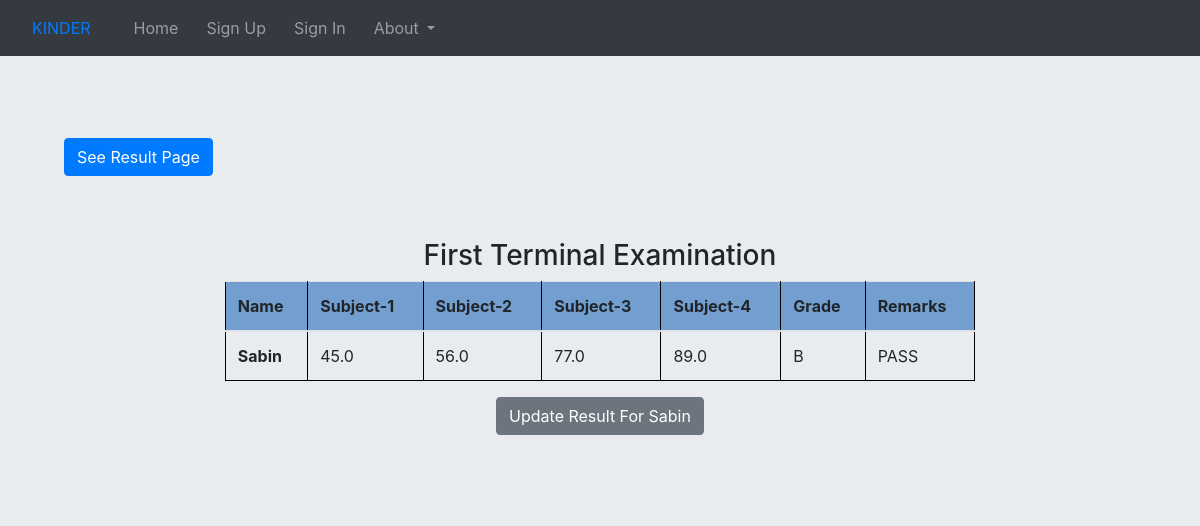
Page /home/result/1/ on the committed database.
### second/models.py (models this page shows, shortened)
class Result(models.Model):
    name = models.ForeignKey(SID, on_delete=models.CASCADE)
    subject1 = models.DecimalField(max_digits=4, decimal_places=1)
    subject2 = models.DecimalField(max_digits=4, decimal_places=1)
    subject3 = models.DecimalField(max_digits=4, decimal_places=1)
    subject4 = models.DecimalField(max_digits=4, decimal_places=1)
    term = models.CharField(max_length=30)

class SID(models.Model):
    full_name = models.CharField(max_length=30)
    roll = models.IntegerField()
    childid = models.IntegerField()
    teacher = models.ForeignKey(User, on_delete=models.CASCADE)
    def __str__(self):
        return self.full_name

### second/views.py (the view)
# urls.py: path('result/<int:pk>/', ResultDetail.as_view(), name='result-detail'),
class ResultDetail(DetailView):
    model = Result
    template_name = 'resultdetail.html'

### second/templates/resultdetail.html (shortened to what this page needs)
<!DOCTYPE html>
{% extends "base1.html" %}
{% block base2 %}
<html lang="en">
<head>
</head>
<body class="jumbotron">
    <div class="jumbotron">
        {% if user.user_teachers != "" %}
        <a class="btn btn-primary" href="{% url 'result' %}" style="margin-left: 0px; margin-top: 10px; margin-bottom: 15px;">See Result Page</a>
        {% endif %}
        <center>
            <br>
            <br>
            <h3>{{result.term}} Terminal Examination</h3>
            <table class="table table-hover" id="myTable" style="width: 70%">
                <thead class="thead-gray">
                    <tr>
                        <th>Name</th>
                        <th>Subject-1</th>
                        <th>Subject-2</th>
                        <th>Subject-3</th>
                        <th>Subject-4</th>
                        <th>Grade</th>
                        <th>Remarks</th>
                    </tr>
                </thead>
                        <tr>
                        <td><b>{{result.name}}</b></td>
                        <td>{{result.subject1}}</td>
                        <td>{{result.subject2}}</td>
                        <td>{{result.subject3}}</td>
                        <td>{{result.subject4}}</td>
                        <td>{{result.grade}}</td>
                        <td>{{result.remarks}}</td>
                        </tr>
            </table>
<a class='btn btn-secondary' href="{% url 'result-update' object.id %}">Update Result For {{result.name}}</a>
            </center>
    </div>
</body>
</html>
{% endblock %}

### second/templates/resultdetail.html (style rules this page uses)
table,th, td, tr { border: 1px solid black; border-collapse: collapse; }
#myTable th { background-color:#729FCFFF; }

### rows in the picture
Result: term "First", name "Sabin", subject1 "45.0", subject2 "56.0", subject3 "77.0", subject4 "89.0"
